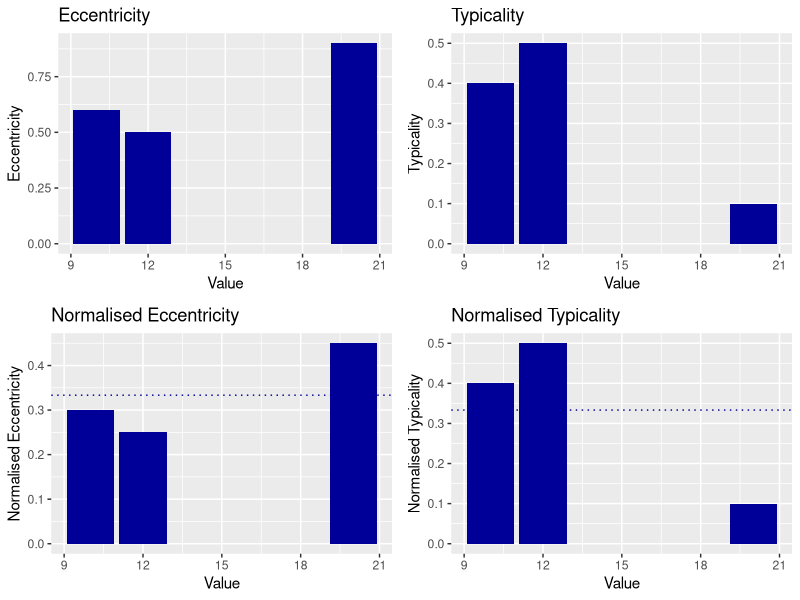
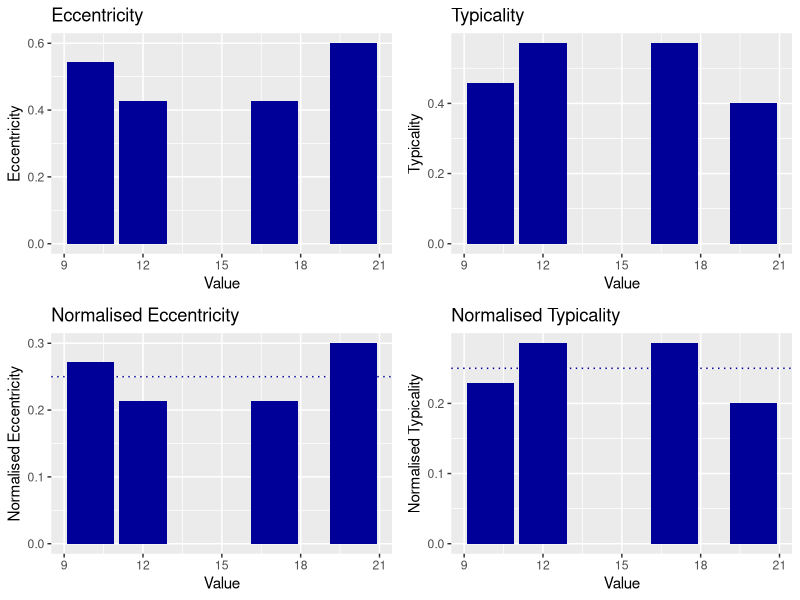
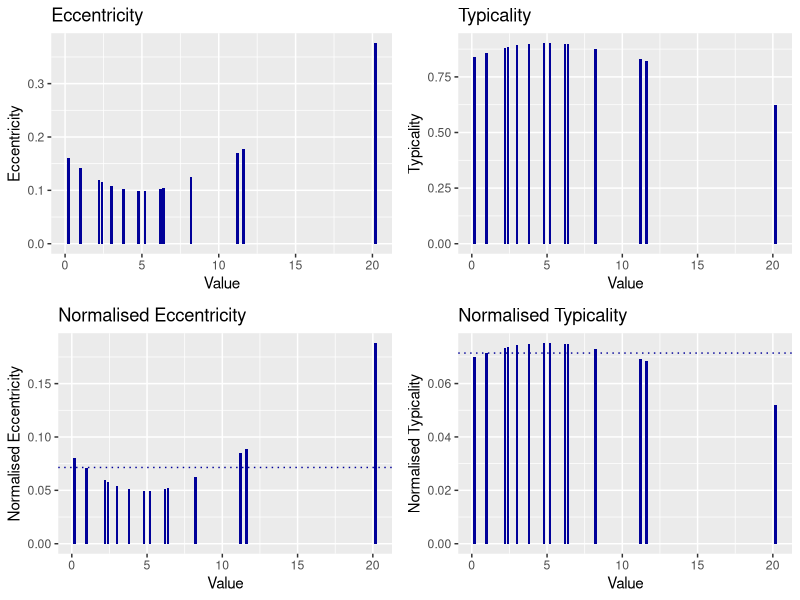
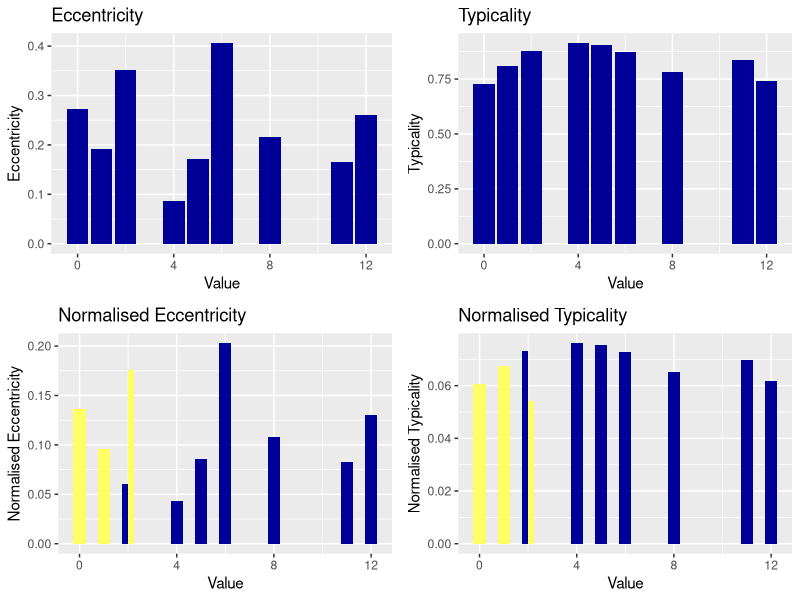

Here is the R script that generated these plots, in order:
## ---- chunk 1
knitr::opts_chunk$set(
	echo = FALSE,
	message = FALSE,
	warning = FALSE
)

# Setup the environment 
#
# =============================================================================
library(data.table)
library(lubridate)
library(dplyr)
library(stringr)
library(ggplot2)
library(reshape2)

## ---- chunk 2
# http://www.cookbook-r.com/Graphs/Multiple_graphs_on_one_page_(ggplot2)/

# Multiple plot function
#
# ggplot objects can be passed in or to plotlist (as a list of ggplot objects)
# - cols:   Number of columns in layout
# - layout: A matrix specifying the layout. If present, 'cols' is ignored.
#
# If the layout is something like matrix(c(1,2,3,3), nrow=2, byrow=TRUE),
# then plot 1 will go in the upper left, 2 will go in the upper right, and
# 3 will go all the way across the bottom.
#
multiplot <- function(..., plotlist=NULL, file, cols=1, layout=NULL) {
  library(grid)

  # Make a list from the ... arguments and plotlist
  plots <- c(list(...), plotlist)

  numPlots = length(plots)

  # If layout is NULL, then use 'cols' to determine layout
  if (is.null(layout)) {
    # Make the panel
    # ncol: Number of columns of plots
    # nrow: Number of rows needed, calculated from # of cols
    layout <- matrix(seq(1, cols * ceiling(numPlots/cols)),
                    ncol = cols, nrow = ceiling(numPlots/cols))
  }

 if (numPlots==1) {
    print(plots[[1]])

  } else {
    # Set up the page
    grid.newpage()
    pushViewport(viewport(layout = grid.layout(nrow(layout), ncol(layout))))

    # Make each plot, in the correct location
    for (i in 1:numPlots) {
      # Get the i,j matrix positions of the regions that contain this subplot
      matchidx <- as.data.frame(which(layout == i, arr.ind = TRUE))

      print(plots[[i]], vp = viewport(layout.pos.row = matchidx$row,
                                      layout.pos.col = matchidx$col))
    }
  }
}
## ---- chunk 3

generate_eccentricity = function(observation_vector){

  # Accumulated Proximity: The sum of the distances
  #   from a given data point j to all other k samples
  sum_pi = function(val_vector){
    sum(as.matrix(dist(val_vector,diag=TRUE,upper=TRUE)))
  }
  
  # Distance between point of interest and all other points,
  #   create the matrix, then use the index to lookup the 
  #   row of interest.  `upper` is not set to true to match
  #   the paper equations - if it was set to true, the 2*
  #   operation could be removed from the eccentricity
  #   calculation
  distance_matrix = as.matrix(dist(observation_vector,
                                   diag=TRUE))

  # Generate the variables used in the calculation
  ecc = c()
  spi = sum_pi(observation_vector)
  
  # Eccentricity: the relative (normalised) accumulated 
  #   proximity of that data sample as a fraction of the 
  #   accumulated proximity of all other data samples.
  #
  # Calculate eccentricity for each position
  for(curr in 1:length(observation_vector)){
    ecc = c(ecc, (2*sum(distance_matrix[curr,])) / spi)
  }
  
  return(ecc)
}

## ---- chunk 4

generate_ecc_plots = function(observation_vector){
  
ecc = generate_eccentricity(observation_vector)
ecc = data.frame(ecc)

ecc$val = observation_vector
ecc$typ = 1 - ecc$ecc
ecc$norm_ecc = ecc$ecc / 2
ecc$norm_typ = ecc$typ / (length(observation_vector) - 2)

ecc$norm_hline = 1/length(observation_vector)

p1 <- ggplot(ecc)+
  geom_bar(aes(x = val, y = ecc),
           stat = "identity",
           fill = "#000099") +
  ylab("Eccentricity") +
  xlab("Value") +
  ggtitle("Eccentricity")

p2 <- ggplot(ecc)+
  geom_bar(aes(x = val, y = norm_ecc),
           stat = "identity",
           fill = "#000099") +
  geom_hline(aes(yintercept = norm_hline),
             colour = "#000099",
             linetype = 3) +
  ylab("Normalised Eccentricity") +
  xlab("Value") +
  ggtitle("Normalised Eccentricity")

p3 <- ggplot(ecc)+
  geom_bar(aes(x = val, y = typ),
           stat = "identity",
           fill = "#000099") +
  ylab("Typicality") +
  xlab("Value") +
  ggtitle("Typicality")

p4 <- ggplot(ecc)+
  geom_bar(aes(x = val, y = norm_typ),
           stat = "identity",
           fill = "#000099") +
  geom_hline(aes(yintercept = norm_hline),
             colour = "#000099",
             linetype = 3) +
  ylab("Normalised Typicality") +
  xlab("Value") +
  ggtitle("Normalised Typicality")

multiplot(p1,p2,p3,p4, cols = 2)
}

## ---- chunk 5

y = c(20,12,10)
generate_ecc_plots(y)
## ---- chunk 6

y = c(20,12,10,17)
generate_ecc_plots(y)
## ---- chunk 7

y = c(20.2,3,6.4,11.6,8.2,2.2,11.2,5.2,6.2,0.2,1,4.8,2.4,3.8)
generate_ecc_plots(y)
## ---- chunk 8

recursive_eccentricity = function(curr_obs, k, mu, X, pi, sum_pi){
  
  if(k == 1){
    k_mu = curr_obs
    k_X = abs(curr_obs)^2
    k_pi = 0
    k_ecc = 0
    k_sum_pi = 0
    
    return(c(k_mu, k_X, k_pi, k_sum_pi, k_ecc))
  }else{
    k_mu = (((k - 1) / k) * mu) + ((1 / k) * curr_obs)
    k_X = (((k - 1) / k) * X) + ((1 / k) * (abs(curr_obs)^2))
    k_pi = k * ((abs(curr_obs - k_mu)^2) + k_X - (abs(k_mu)^2))
    
    k_sum_pi = sum_pi + (2 * k_pi)
    
    k_ecc =  (2*k_pi / k_sum_pi)
    
    return(c(k_mu, k_X, k_pi, k_sum_pi, k_ecc))
  }
}
## ---- chunk 9

gen_init_rec_ecc = function(dataset, reorder,all_data){
 
# Holder for the eccentricity
ecc = c()

# Holder for the state values
mu = NA
X = NA
pi = NA
sum_pi = NA

# For each observation in the dataset
for(k in 1:length(y)){
  curr_vals = recursive_eccentricity(y[k], k, mu, X, pi, sum_pi)
  mu = curr_vals[1]
  X = curr_vals[2]
  pi = curr_vals[3]
  sum_pi = curr_vals[4]
  ecc = c(ecc,curr_vals[5])
}

eccent = data.frame(ecc)
eccent$value = round(y)
eccent$idx = 1:dim(eccent)[1]
eccent$normalised_ecc = eccent$ecc / 2
eccent$typicality = 1 - eccent$ecc 
eccent$norm_typicality = eccent$typicality / (dim(eccent)[1] - 2)

eccent$threshold = 1/1:dim(eccent)[1]
eccent$threshold_over = eccent$normalised_ecc > eccent$threshold 
eccent$threshold_under = eccent$norm_typicality < eccent$threshold

if(!reorder)
  eccent$value = factor(eccent$value, levels=eccent$value)
 
if(!all_data)
  eccent <- eccent[3:dim(eccent)[1],]

p1 <- ggplot(eccent)+
  geom_bar(aes(x = value, y = ecc),
           stat = "identity",
           fill = "#000099",
           position = position_dodge()) +
  ylab("Eccentricity") +
  xlab("Value") +
  ggtitle("Eccentricity")

p2 <- ggplot(eccent)+
  geom_bar(aes(x = value, y = normalised_ecc, fill=threshold_over),
           stat = "identity",
           position = position_dodge(),
           width = 0.5) +
  ylab("Normalised Eccentricity") +
  xlab("Value") +
  ggtitle("Normalised Eccentricity") +
  scale_fill_manual(values=c("#000099",'#ffff66')) +
  guides(fill=FALSE)
  

p3 <- ggplot(eccent)+
  geom_bar(aes(x = value, y = typicality),
           stat = "identity",
           fill = "#000099",
           position = position_dodge()) +
  ylab("Typicality") +
  xlab("Value") +
  ggtitle("Typicality")

p4 <- ggplot(eccent)+
  geom_bar(aes(x = value, y = norm_typicality, fill=threshold_over),
           stat = "identity",
           position = position_dodge(),
           width = 0.5) +
  ylab("Normalised Typicality") +
  xlab("Value") +
  ggtitle("Normalised Typicality") +
  scale_fill_manual(values=c("#000099",'#ffff66')) +
  guides(fill=FALSE)

multiplot(p1,p2,p3,p4, cols = 2)

}
# Dataset
y = c(20.2,3,6.4,11.6,8.2,2.2,11.2,5.2,6.2,0.2,1,4.8,2.4,3.8)

gen_init_rec_ecc(y,TRUE,FALSE)

## ---- chunk 10
# ggplot(ecc) +
#   geom_point(aes(x=reorder(value,idx),y=norm))+
#   geom_line(aes(x=reorder(value,idx), y=thr, group=1))
# 
# 
# rec_teda = function(curr_val, previous_mean, previous_var, k){
# 
#   rec_mean = function(k, previous_mean, curr_val){
# 
#     (((k - 1)  / k) * previous_mean) + ((1 / k) * curr_val)
#   }
# 
#   rec_var = function(k,prev_var, curr_val, curr_mean){
# 
#     (((k - 1) / k) * prev_var) + (1 / (k - 1)) * ((curr_val - curr_mean)^2)
#   }
# 
#   rec_ecc = function(k, curr_mean, curr_var){
# 
#     (1 / k) +  (((curr_mean - curr_val)^2) / (k * curr_var))
# 
#   }
# 
#   if(k == 1){
#     mean_val = curr_val
#     var_val = 0
#     ecc_val = rec_ecc(k, mean_val, var_val)
#   }else {
#     mean_val = rec_mean(k, previous_mean, curr_val)
#     var_val = rec_var(k, previous_var, curr_val, mean_val)
#     ecc_val = rec_ecc(k, mean_val, var_val)
#   }
#   return(c(mean_val,var_val,ecc_val))
# }
# 
# previous_mean = y[1]
# previous_var = 0
# ecc <- c()
# 
# for(k in 1:length(y)){
#   vals <- rec_teda(y[k], previous_mean, previous_var, k)
#   previous_mean = vals[1]
#   previous_var = vals[2]
#   ecc = c(ecc,vals[3])
# }
#   
# 
# 
# 
# 
# ecc = data.frame(ecc)
# ecc$thr = ecc_thr
# ecc$idx = 1:dim(ecc)[1]
# ecc$value = y
# ecc$norm = ecc$ecc / 2
# ecc$hline = 1/length(y)
# 
# ggplot(ecc) +
#   geom_point(aes(x=reorder(value,idx),y=norm))+
#   geom_line(aes(x=reorder(value,idx), y=thr, group=1))
# 
# 
# 
# 
# ecc = data.frame(ecc)
# ecc$idx = 1:dim(ecc)[1]
# ecc$value = y
# 
# ggplot(ecc) +
#   geom_point(aes(x=value,y=ecc))
#   
# 
# ecc <- generate_eccentricity(y)
# ecc <- data.frame(ecc)
# ecc$value = y
# ecc$ecc = ecc$ecc / 2
# ecc$hline = 1/dim(ecc)[1]
# 
# ggplot(ecc) +
#   geom_point(aes(x=value,y=ecc)) +
#   scale_y_continuous(breaks = c(0,0.05,0.1,0.15,0.2,0.25,0.3,0.35),
#                      limits = c(0,0.35)) +
#   geom_hline(aes(yintercept= hline))

## ---- chunk 11
# 
# alg <- read.table('~/Data/LEG/LTM/algae.csv',
#                 header=TRUE,
#                 sep=',')
# chem <- read.table('~/Data/LEG/LTM/chemistry.csv',
#                 header=TRUE,
#                 sep=',')
# sec <- read.table('~/Data/LEG/LTM/secchi.csv',
#                 header=TRUE,
#                 sep=',')
# to <- read.table('~/Data/LEG/LTM/tempoxy.csv',
#                 header=TRUE,
#                 sep=',')

# sbas <- fread('../test-data/D1_SBAS.csv')

# 
# secchi = sec$DISKVALU[!is.na(sec$DISKVALU)]
# eccs <- generate_eccentricity(secchi)
# eccs <- data.frame(eccs)
# eccs$idx = 1:dim(eccs)[1]
# eccs$eccsN <- eccs$eccs/2
# ggplot(eccs)+
#   geom_point(aes(x=idx,y=eccsN))
# 
# sd2 = 5/(2*dim(eccs)[1])
# sd2check = 5/(dim(eccs)[1])
# 
# eccs$norm1 = eccs$eccsN > sd2
# eccs$norm2 = eccs$eccsN > sd2check
# eccs$normBoth = eccs$norm1 | eccs$norm2
# 
# sum(eccs$norm1)
# sum(eccs$norm2)
# 
# 
# ggplot(eccs)+
#   geom_point(aes(x=idx,y=eccsN, colour=normBoth))
# 
# subsecchi <- sec[!is.na(sec$DISKVALU),]
# sec_ecc <- cbind(subsecchi,eccs)
# 
# ggplot(sec_ecc)+
#   geom_point(aes(x=idx,y=DISKVALU, colour=normBoth))
# 
# outliers <- sec_ecc %>%
#   filter(normBoth == TRUE) %>%
#   select(SITEVARI) %>%
#   distinct()



## ---- chunk 12

# Recursive TEDA from "A New Evolving Clustering Algorithm for Online Data Streams:
# 
rec_teda = function(curr_val, previous_mean, previous_var, k){

  rec_mean = function(k, previous_mean, curr_val){

    (((k - 1)  / k) * previous_mean) + ((1 / k) * curr_val)
  }

  rec_var = function(k,prev_var, curr_val, curr_mean){

    (((k - 1) / k) * prev_var) + (1 / (k - 1)) * ((curr_val - curr_mean)^2)
  }

  rec_ecc = function(k, curr_mean, curr_var){

    (1 / k) +  (((curr_mean - curr_val)^2) / (k * curr_var))

  }

  if(k == 1){
    mean_val = curr_val
    var_val = 0
    ecc_val = rec_ecc(k, mean_val, var_val)
  }else {
    mean_val = rec_mean(k, previous_mean, curr_val)
    var_val = rec_var(k, previous_var, curr_val, mean_val)
    ecc_val = rec_ecc(k, mean_val, var_val)
  }
  return(c(mean_val,var_val,ecc_val))
}

